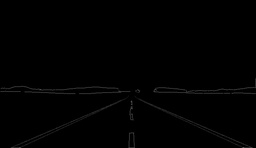
#> input picture HW6/results/img1.jpg, 256 x 148 px, shrunk from 1470 x 852 before the run, given in place of img1.png, which was not available
$ python 110590034_hw1.py
#> lines starting #> are read from the running program, lines starting #| are printed output that depends on the picture; after the words box and inside, x2 and y2 are one past the last pixel; in counts of white or black regions, pixels touching at a corner belong together; pictures that were not available may be replaced by others from this repository, and a replacement may not be noted
#> in img1, image is the input picture: shape (148, 256, 3); min 0, max 93, mean 1.2
'''
Modules import
'''
import numpy as np
import cv2

def rgb_to_gray(image):
    '''
    1-1. Convert color image to grayscale image
    '''
    gray_image = np.dot(image[..., :3], [0.3, 0.59, 0.11])
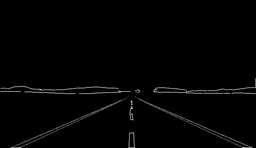
#> gray_image: shape (148, 256) float64; min 0, max 93, mean 1.2; drawn with min black and max white
    return gray_image.astype(np.uint8)

def gray_to_binary(gray_image, threshold):
    '''
    1-2. Convert grayscale image to binary image
    '''
#> called with threshold = 100
    binary_image = np.where(gray_image > threshold, 255, 0)
#> binary_image: shape (148, 256) int64; every value is 0
    return binary_image.astype(np.uint8)
#> returned value: shape (148, 256); every value is 0

# color_count = [0, 0, 0, 0, 0, 0, 0, 0, 0, 0, 0, 0, 0, 0, 0, 0]
def find_closest_color(pixel):
    '''
    Convert each pixel to its closest color in the custom colormap
    '''
    custom_colormap = np.array([
        [241, 199, 106],# Yellow
        [240, 230, 140],# Khaki
        [0, 0, 255],    # Blue
        [0, 255, 255],  # Cyan
        [222, 184, 135],# BurlyWood
        [255, 255, 224],# LightYellow
        [128, 0, 0],    # Maroon
        [0, 128, 0],    # Green
        [0, 0, 128],    # Navy
        [0, 128, 128],  # Teal
        [198, 110, 72], # Brown
        [128, 128, 0],  # Olive
        [0, 0, 0],      # Black
        [128, 128, 128],# Gray
        [192, 192, 192],# Silver
        [255, 255, 255] # White
    ])
    distances = np.linalg.norm(custom_colormap - pixel, axis=1)
    # color_count[np.argmin(distances)] += 1
    return np.argmin(distances)

def color_to_index(image):
    '''
    1-3. Convert color image to index-color image
    '''
    custom_colormap = np.array([
        [241, 199, 106],# Yellow
        [240, 230, 140],# Khaki
        [0, 0, 255],    # Blue
        [0, 255, 255],  # Cyan
        [222, 184, 135],# BurlyWood
        [255, 255, 224],# LightYellow
        [128, 0, 0],    # Maroon
        [0, 128, 0],    # Green
        [0, 0, 128],    # Navy
        [0, 128, 128],  # Teal
        [198, 110, 72], # Brown
        [128, 128, 0],  # Olive
        [0, 0, 0],      # Black
        [128, 128, 128],# Gray
        [192, 192, 192],# Silver
        [255, 255, 255] # White
    ])
    index_image = np.zeros_like(image, dtype=np.uint8)
    # [5 lines of commented-out code are left out]
    for i in range(image.shape[0]):
        for j in range(image.shape[1]):
            # print('a= ', image[i, j])
            index_image[i, j] = custom_colormap[find_closest_color(image[i, j])]
            # [6 lines of commented-out code are left out]
    return index_image

def resize_no_interpolation(image, scale):
    '''
    2-1. Define function for resizing without interpolation
    '''
#> called with scale = 0.5
    height, width = image.shape[:2]

    new_height = int(height * scale)
    new_width = int(width * scale)

    resized_image = np.zeros((new_height, new_width, 3), dtype=np.uint8)

    for new_i in range(new_height):
        for new_j in range(new_width):
            original_i = int(new_i / scale)
            original_j = int(new_j / scale)
            resized_image[new_i, new_j] = image[original_i, original_j]

    return resized_image

def bilinear_interpolation(image, scale):
    '''
    2-2. Define function for bilinear interpolation
    '''
#> called with scale = 0.5
    height, width = image.shape[:2]

    new_height = int(height * scale)
    new_width = int(width * scale)

    resized_image = np.zeros((new_height, new_width, 3), dtype=np.uint8)

    for new_i in range(new_height):
        for new_j in range(new_width):
            original_i = new_i / scale
            original_j = new_j / scale

            # Get the surrounding four pixels in the original image
            top_left = image[int(original_i), int(original_j)]
            top_right = image[int(original_i), min(int(original_j) + 1, width - 1)]
            bottom_left = image[min(int(original_i) + 1, height - 1), int(original_j)]
            bottom_right = image[min(int(original_i) + 1, height - 1), min(int(original_j) + 1, width - 1)]

            # Calculate the weights for interpolation
            dx = original_j - int(original_j)
            dy = original_i - int(original_i)

            # Perform bilinear interpolation
            top_interpolation = (1 - dx) * top_left + dx * top_right
            bottom_interpolation = (1 - dx) * bottom_left + dx * bottom_right
            resized_image[new_i, new_j] = (1 - dy) * top_interpolation + dy * bottom_interpolation

    return resized_image

def img1():
    '''
    For img1.png
    '''
    image = cv2.imread('images/img1.png')
    # print(image)

    gray_image = rgb_to_gray(image)
    threshold = 100
    binary_image = gray_to_binary(gray_image, threshold)
    index_image = color_to_index(image)
    resized_image_no_interpolation_half = resize_no_interpolation(image, 0.5)
    resized_image_no_interpolation_double = resize_no_interpolation(image, 2)
    resized_image_bilinear_half = bilinear_interpolation(image, 0.5)
    resized_image_bilinear_double = bilinear_interpolation(image, 2)

    cv2.imshow('Original Image', image)
    cv2.imshow('Grayscale Image', gray_image)
    cv2.imshow('Binary Image', binary_image)
    cv2.imshow('Index-Color Image', index_image)
    cv2.imshow('Resized without interpolation - 1/2', resized_image_no_interpolation_half)
    cv2.imshow('Resized without interpolation - 2 times', resized_image_no_interpolation_double)
    cv2.imshow('Resized with bilinear interpolation - 1/2', resized_image_bilinear_half)
    cv2.imshow('Resized with bilinear interpolation - 2 times', resized_image_bilinear_double)
    cv2.imwrite('results/img1_q1-1.png', gray_image)
    cv2.imwrite('results/img1_q1-2.png', binary_image)
    cv2.imwrite('results/img1_q1-3.png', index_image)
    cv2.imwrite('results/img1_q2-1-half.png', resized_image_no_interpolation_half)
    cv2.imwrite('results/img1_q2-1-double.png', resized_image_no_interpolation_double)
    cv2.imwrite('results/img1_q2-2-half.png', resized_image_bilinear_half)
    cv2.imwrite('results/img1_q2-2-double.png', resized_image_bilinear_double)
    cv2.waitKey(0)
    cv2.destroyAllWindows()

def img2():
    '''
    For img2.png
    '''
    image = cv2.imread('images/img2.png')
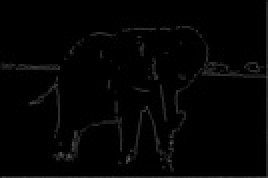
#> input picture HW6/results/img2.jpg, 134 x 89 px, shrunk from 768 x 512 before the run, given in place of img2.png, which was not available (shown 2 times larger)
#> image is the input picture: shape (89, 134, 3); min 0, max 96, mean 3.4
    # print(image)

    gray_image = rgb_to_gray(image)
    threshold = 155
    binary_image = gray_to_binary(gray_image, threshold)
#> in gray_to_binary (call 2), `binary_image = np.where(gray_image > threshold, 255, 0)`: binary_image: shape (89, 134) int64; every value is 0
#> in gray_to_binary (call 2), `return binary_image.astype(np.uint8)`: returned value: shape (89, 134); every value is 0
    index_image = color_to_index(image)
#> after the loop in color_to_index (call 2), `for i in range(image.shape[0]):`:
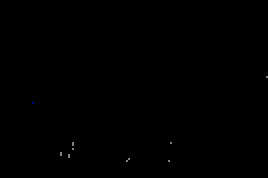
#> index_image: shape (89, 134, 3) (shown 2 times larger); mean B, G, R 0.1, 0.1, 0.1
    resized_image_no_interpolation_half = resize_no_interpolation(image, 0.5)
    resized_image_no_interpolation_double = resize_no_interpolation(image, 2)
    resized_image_bilinear_half = bilinear_interpolation(image, 0.5)
    resized_image_bilinear_double = bilinear_interpolation(image, 2)

    cv2.imshow('Original Image', image)
    cv2.imshow('Grayscale Image', gray_image)
    cv2.imshow('Binary Image', binary_image)
    cv2.imshow('Index-Color Image', index_image)
    cv2.imshow('Resized without interpolation - 1/2', resized_image_no_interpolation_half)
    cv2.imshow('Resized without interpolation - 2 times', resized_image_no_interpolation_double)
    cv2.imshow('Resized with bilinear interpolation - 1/2', resized_image_bilinear_half)
    cv2.imshow('Resized with bilinear interpolation - 2 times', resized_image_bilinear_double)
    cv2.imwrite('results/img2_q1-1.png', gray_image)
    cv2.imwrite('results/img2_q1-2.png', binary_image)
    cv2.imwrite('results/img2_q1-3.png', index_image)
    cv2.imwrite('results/img2_q2-1-half.png', resized_image_no_interpolation_half)
    cv2.imwrite('results/img2_q2-1-double.png', resized_image_no_interpolation_double)
    cv2.imwrite('results/img2_q2-2-half.png', resized_image_bilinear_half)
    cv2.imwrite('results/img2_q2-2-double.png', resized_image_bilinear_double)
    cv2.waitKey(0)
    cv2.destroyAllWindows()

def img3():
    '''
    For img3.png
    '''
    image = cv2.imread('images/img3.png')
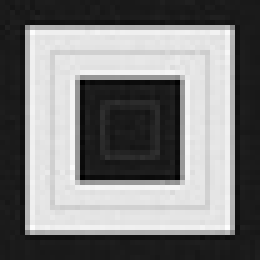
#> input picture HW5/images/img3.jpg, 52 x 52 px, shrunk from 300 x 300 before the run, given in place of img3.png, which was not available (shown 5 times larger)
#> image is the input picture: shape (52, 52, 3); min 0, max 253, mean 122.4
    # print(image)

    gray_image = rgb_to_gray(image)
    threshold = 123
    binary_image = gray_to_binary(gray_image, threshold)
#> call 3 of gray_to_binary, with threshold = 123
#> in gray_to_binary (call 3), `binary_image = np.where(gray_image > threshold, 255, 0)`:
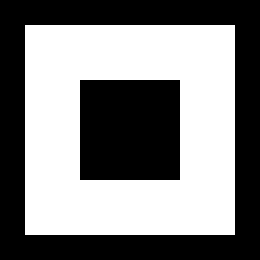
#> binary_image: shape (52, 52) int64 (shown 5 times larger); 50.4% white; 2 black regions, box (x1, y1, x2, y2) and area: (0, 0, 52, 52) 940, (16, 16, 36, 36) 400
    index_image = color_to_index(image)
#> after the loop in color_to_index (call 3), `for i in range(image.shape[0]):`:
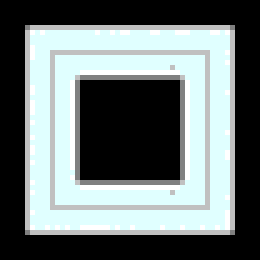
#> index_image: shape (52, 52, 3) (shown 5 times larger); mean B, G, R 117.9, 117.9, 108.1
    resized_image_no_interpolation_half = resize_no_interpolation(image, 0.5)
    resized_image_no_interpolation_double = resize_no_interpolation(image, 2)
    resized_image_bilinear_half = bilinear_interpolation(image, 0.5)
    resized_image_bilinear_double = bilinear_interpolation(image, 2)
#> after the loop in bilinear_interpolation (call 6), `for new_i in range(new_height):`:
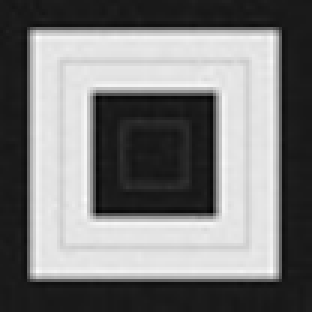
#> resized_image: shape (104, 104, 3) (shown 3 times larger); min 0, max 253, mean 122.2

    cv2.imshow('Original Image', image)
    cv2.imshow('Grayscale Image', gray_image)
    cv2.imshow('Binary Image', binary_image)
    cv2.imshow('Index-Color Image', index_image)
    cv2.imshow('Resized without interpolation - 1/2', resized_image_no_interpolation_half)
    cv2.imshow('Resized without interpolation - 2 times', resized_image_no_interpolation_double)
    cv2.imshow('Resized with bilinear interpolation - 1/2', resized_image_bilinear_half)
    cv2.imshow('Resized with bilinear interpolation - 2 times', resized_image_bilinear_double)
    cv2.imwrite('results/img3_q1-1.png', gray_image)
    cv2.imwrite('results/img3_q1-2.png', binary_image)
    cv2.imwrite('results/img3_q1-3.png', index_image)
    cv2.imwrite('results/img3_q2-1-half.png', resized_image_no_interpolation_half)
    cv2.imwrite('results/img3_q2-1-double.png', resized_image_no_interpolation_double)
    cv2.imwrite('results/img3_q2-2-half.png', resized_image_bilinear_half)
    cv2.imwrite('results/img3_q2-2-double.png', resized_image_bilinear_double)
    cv2.waitKey(0)
    cv2.destroyAllWindows()

if __name__ == '__main__':
    img1()
    img2()
    img3()
    # print(color_count)
